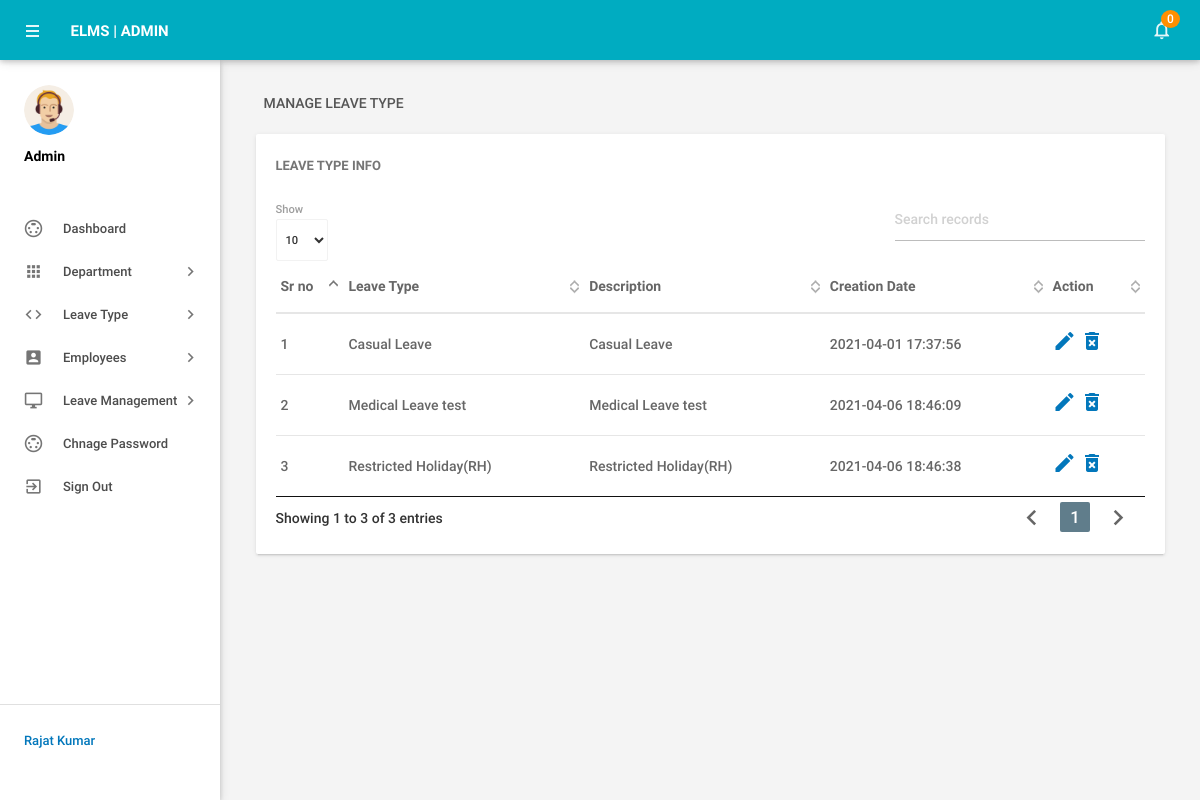
Screenshot of /admin/manageleavetype.php (signed in) with the database file from the repository.
### tables this page shows
CREATE TABLE `tblleavetype` (
  `id` int(11) NOT NULL auto_increment,
  `LeaveType` varchar(200) default NULL,
  `Description` mediumtext,
  `CreationDate` timestamp NOT NULL default CURRENT_TIMESTAMP,
  PRIMARY KEY  (`id`)
);

### admin/manageleavetype.php (the view, shortened to what this page needs)
<?php
include('includes/config.php');
if(strlen($_SESSION['alogin'])==0)
    {
header('location:index.php');
}
else{
 ?>
<!DOCTYPE html>
<html lang="en">
    <head>
        <link type="text/css" rel="stylesheet" href="../assets/plugins/materialize/css/materialize.min.css"/>
        <link href="../assets/plugins/material-preloader/css/materialPreloader.min.css" rel="stylesheet">
        <link href="../assets/plugins/datatables/css/jquery.dataTables.min.css" rel="stylesheet">
        <link href="../assets/css/alpha.min.css" rel="stylesheet" type="text/css"/>
        <link href="../assets/css/custom.css" rel="stylesheet" type="text/css"/>
    </head>
    <body>
       <?php include('includes/header.php');?>
       <?php include('includes/sidebar.php');?>
            <main class="mn-inner">
                <div class="row">
                    <div class="col s12">
                        <div class="page-title">Manage Leave Type</div>
                    </div>
                    <div class="col s12 m12 l12">
                        <div class="card">
                            <div class="card-content">
                                <span class="card-title">Leave Type Info</span>
                                <table id="example" class="display responsive-table ">
                                    <thead>
                                        <tr>
                                            <th>Sr no</th>
                                            <th>Leave Type</th>
                                            <th>Description</th>
                                            <th>Creation Date</th>
                                            <th>Action</th>
                                        </tr>
                                    </thead>
                                    <tbody>
<?php $sql = "SELECT * from tblleavetype";
$query = $dbh -> prepare($sql);
$query->execute();
$results=$query->fetchAll(PDO::FETCH_OBJ);
$cnt=1;
if($query->rowCount() > 0)
{
foreach($results as $result)
{               ?>
                                        <tr>
                                            <td> <?php echo htmlentities($cnt);?></td>
                                            <td><?php echo htmlentities($result->LeaveType);?></td>
                                            <td><?php echo htmlentities($result->Description);?></td>
                                            <td><?php echo htmlentities($result->CreationDate);?></td>
                                            <td><a href="editleavetype.php?lid=<?php echo htmlentities($result->id);?>"><i class="material-icons">mode_edit</i></a>
                                            <a href="manageleavetype.php?del=<?php echo htmlentities($result->id);?>" onclick="return confirm('Do you want to delete');"> <i class="material-icons">delete_forever</i></a> </td>
                                        </tr>
                                         <?php $cnt++;} }?>
                                    </tbody>
                                </table>
                            </div>
                        </div>
                    </div>
                </div>
            </main>
        </div>
        <div class="left-sidebar-hover"></div>
    </body>
</html>
<?php } ?>

### rows the page displays
tblleavetype: LeaveType "Casual Leave", Description "Casual Leave", CreationDate "2021-04-01 17:37:56"
tblleavetype: LeaveType "Medical Leave test", Description "Medical Leave test", CreationDate "2021-04-06 18:46:09"
tblleavetype: LeaveType "Restricted Holiday(RH)", Description "Restricted Holiday(RH)", CreationDate "2021-04-06 18:46:38"

### other values shown
$unreadcount "0"
